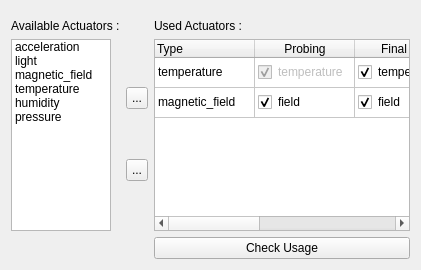
       <widget class="QWidget" name="actuatorTab">
        <attribute name="title">
         <string>Actuators</string>
        </attribute>
        <layout class="QGridLayout" name="gridLayout_6">
         <item row="0" column="0">
          <layout class="QHBoxLayout" name="horizontalLayout_4">
           <item>
            <layout class="QVBoxLayout" name="availableActuatorsLayout">
             <item>
              <widget class="QLabel" name="availableEquipmentLabel">
               <property name="sizePolicy">
                <sizepolicy hsizetype="Fixed" vsizetype="Fixed">
                 <horstretch>0</horstretch>
                 <verstretch>0</verstretch>
                </sizepolicy>
               </property>
               <property name="minimumSize">
                <size>
                 <width>0</width>
                 <height>22</height>
                </size>
               </property>
               <property name="maximumSize">
                <size>
                 <width>16777215</width>
                 <height>22</height>
                </size>
               </property>
               <property name="text">
                <string>Available Actuators :</string>
               </property>
               <property name="alignment">
                <set>Qt::AlignBottom|Qt::AlignLeading|Qt::AlignLeft</set>
               </property>
              </widget>
             </item>
             <item>
              <widget class="QListWidget" name="availableActuators">
               <property name="sizePolicy">
                <sizepolicy hsizetype="Fixed" vsizetype="Expanding">
                 <horstretch>0</horstretch>
                 <verstretch>0</verstretch>
                </sizepolicy>
               </property>
               <property name="minimumSize">
                <size>
                 <width>100</width>
                 <height>85</height>
                </size>
               </property>
               <property name="maximumSize">
                <size>
                 <width>100</width>
                 <height>16777215</height>
                </size>
               </property>
               <property name="editTriggers">
                <set>QAbstractItemView::SelectedClicked</set>
               </property>
               <property name="showDropIndicator" stdset="0">
                <bool>false</bool>
               </property>
               <property name="selectionMode">
                <enum>QAbstractItemView::ExtendedSelection</enum>
               </property>
               <item>
                <property name="text">
                 <string>acceleration</string>
                </property>
               </item>
               <item>
                <property name="text">
                 <string>light</string>
                </property>
               </item>
               <item>
                <property name="text">
                 <string>magnetic_field</string>
                </property>
               </item>
               <item>
                <property name="text">
                 <string>temperature</string>
                </property>
               </item>
               <item>
                <property name="text">
                 <string>humidity</string>
                </property>
               </item>
               <item>
                <property name="text">
                 <string>pressure</string>
                </property>
               </item>
              </widget>
             </item>
             <item>
              <widget class="QLabel" name="label_22">
               <property name="sizePolicy">
                <sizepolicy hsizetype="Fixed" vsizetype="Fixed">
                 <horstretch>0</horstretch>
                 <verstretch>0</verstretch>
                </sizepolicy>
               </property>
               <property name="minimumSize">
                <size>
                 <width>100</width>
                 <height>22</height>
                </size>
               </property>
               <property name="maximumSize">
                <size>
                 <width>100</width>
                 <height>22</height>
                </size>
               </property>
               <property name="text">
                <string/>
               </property>
              </widget>
             </item>
            </layout>
           </item>
           <item>
            <layout class="QVBoxLayout" name="actuatorButtonsLayout">
             <item>
              <widget class="QLabel" name="label_13">
               <property name="sizePolicy">
                <sizepolicy hsizetype="Fixed" vsizetype="Fixed">
                 <horstretch>0</horstretch>
                 <verstretch>0</verstretch>
                </sizepolicy>
               </property>
               <property name="minimumSize">
                <size>
                 <width>22</width>
                 <height>22</height>
                </size>
               </property>
               <property name="maximumSize">
                <size>
                 <width>22</width>
                 <height>22</height>
                </size>
               </property>
               <property name="text">
                <string/>
               </property>
              </widget>
             </item>
             <item>
              <spacer name="verticalSpacer_13">
               <property name="orientation">
                <enum>Qt::Vertical</enum>
               </property>
               <property name="sizeType">
                <enum>QSizePolicy::Minimum</enum>
               </property>
               <property name="sizeHint" stdset="0">
                <size>
                 <width>20</width>
                 <height>40</height>
                </size>
               </property>
              </spacer>
             </item>
             <item>
              <widget class="QToolButton" name="addActuator">
               <property name="minimumSize">
                <size>
                 <width>22</width>
                 <height>22</height>
                </size>
               </property>
               <property name="maximumSize">
                <size>
                 <width>22</width>
                 <height>22</height>
                </size>
               </property>
               <property name="text">
                <string>...</string>
               </property>
               <property name="checkable">
                <bool>false</bool>
               </property>
              </widget>
             </item>
             <item>
              <spacer name="verticalSpacer_14">
               <property name="orientation">
                <enum>Qt::Vertical</enum>
               </property>
               <property name="sizeType">
                <enum>QSizePolicy::Minimum</enum>
               </property>
               <property name="sizeHint" stdset="0">
                <size>
                 <width>20</width>
                 <height>40</height>
                </size>
               </property>
              </spacer>
             </item>
             <item>
              <widget class="QToolButton" name="removeActuator">
               <property name="minimumSize">
                <size>
                 <width>22</width>
                 <height>22</height>
                </size>
               </property>
               <property name="maximumSize">
                <size>
                 <width>22</width>
                 <height>22</height>
                </size>
               </property>
               <property name="text">
                <string>...</string>
               </property>
               <property name="checkable">
                <bool>false</bool>
               </property>
              </widget>
             </item>
             <item>
              <spacer name="verticalSpacer_15">
               <property name="orientation">
                <enum>Qt::Vertical</enum>
               </property>
               <property name="sizeType">
                <enum>QSizePolicy::Minimum</enum>
               </property>
               <property name="sizeHint" stdset="0">
                <size>
                 <width>20</width>
                 <height>40</height>
                </size>
               </property>
              </spacer>
             </item>
             <item>
              <widget class="QLabel" name="label_14">
               <property name="sizePolicy">
                <sizepolicy hsizetype="Fixed" vsizetype="Fixed">
                 <horstretch>0</horstretch>
                 <verstretch>0</verstretch>
                </sizepolicy>
               </property>
               <property name="minimumSize">
                <size>
                 <width>22</width>
                 <height>22</height>
                </size>
               </property>
               <property name="maximumSize">
                <size>
                 <width>22</width>
                 <height>22</height>
                </size>
               </property>
               <property name="text">
                <string/>
               </property>
              </widget>
             </item>
            </layout>
           </item>
           <item>
            <layout class="QVBoxLayout" name="usedActuatorsLayout">
             <item>
              <widget class="QLabel" name="usedEquipmentLabel">
               <property name="sizePolicy">
                <sizepolicy hsizetype="Expanding" vsizetype="Fixed">
                 <horstretch>0</horstretch>
                 <verstretch>0</verstretch>
                </sizepolicy>
               </property>
               <property name="minimumSize">
                <size>
                 <width>0</width>
                 <height>22</height>
                </size>
               </property>
               <property name="maximumSize">
                <size>
                 <width>16777215</width>
                 <height>22</height>
                </size>
               </property>
               <property name="text">
                <string>Used Actuators :</string>
               </property>
               <property name="alignment">
                <set>Qt::AlignBottom|Qt::AlignLeading|Qt::AlignLeft</set>
               </property>
              </widget>
             </item>
             <item>
              <widget class="QTableWidget" name="usedActuators">
               <attribute name="verticalHeaderVisible">
                <bool>false</bool>
               </attribute>
               <row>
                <property name="text">
                 <string>1</string>
                </property>
               </row>
               <row>
                <property name="text">
                 <string>2</string>
                </property>
               </row>
               <column>
                <property name="text">
                 <string>Type</string>
                </property>
                <property name="toolTip">
                 <string>Actuator Type</string>
                </property>
                <property name="textAlignment">
                 <set>AlignLeading|AlignVCenter</set>
                </property>
               </column>
               <column>
                <property name="text">
                 <string>Probing</string>
                </property>
                <property name="toolTip">
                 <string>in Probing</string>
                </property>
                <property name="textAlignment">
                 <set>AlignCenter</set>
                </property>
               </column>
               <column>
                <property name="text">
                 <string>Final Pre</string>
                </property>
                <property name="toolTip">
                 <string>in Final Test (Pre-Singulation)</string>
                </property>
                <property name="textAlignment">
                 <set>AlignCenter</set>
                </property>
               </column>
               <column>
                <property name="text">
                 <string>Final Post</string>
                </property>
                <property name="toolTip">
                 <string>in Final Test (Post-Singulation)</string>
                </property>
                <property name="textAlignment">
                 <set>AlignCenter</set>
                </property>
               </column>
               <column>
                <property name="text">
                 <string>QC</string>
                </property>
                <property name="toolTip">
                 <string>in Quality Check</string>
                </property>
                <property name="textAlignment">
                 <set>AlignCenter</set>
                </property>
               </column>
               <item row="0" column="0">
                <property name="text">
                 <string>temperature</string>
                </property>
               </item>
               <item row="0" column="1">
                <property name="text">
                 <string>temperature</string>
                </property>
                <property name="checkState">
                 <enum>Checked</enum>
                </property>
                <property name="flags">
                 <set>ItemIsDragEnabled|ItemIsUserCheckable</set>
                </property>
               </item>
               <item row="0" column="2">
                <property name="text">
                 <string>temperature</string>
                </property>
                <property name="checkState">
                 <enum>Checked</enum>
                </property>
                <property name="flags">
                 <set>ItemIsSelectable|ItemIsEditable|ItemIsUserCheckable|ItemIsEnabled</set>
                </property>
               </item>
               <item row="0" column="3">
                <property name="text">
                 <string>temperature</string>
                </property>
                <property name="checkState">
                 <enum>Checked</enum>
                </property>
                <property name="flags">
                 <set>ItemIsSelectable|ItemIsEditable|ItemIsUserCheckable|ItemIsEnabled</set>
                </property>
               </item>
               <item row="0" column="4">
                <property name="text">
                 <string>temperature</string>
                </property>
                <property name="checkState">
                 <enum>PartiallyChecked</enum>
                </property>
                <property name="flags">
                 <set>ItemIsSelectable|ItemIsEditable|ItemIsUserCheckable|ItemIsEnabled</set>
                </property>
               </item>
               <item row="1" column="0">
                <property name="text">
                 <string>magnetic_field</string>
                </property>
               </item>
               <item row="1" column="1">
                <property name="text">
                 <string>field</string>
                </property>
                <property name="checkState">
                 <enum>Checked</enum>
                </property>
                <property name="flags">
                 <set>ItemIsEditable|ItemIsDragEnabled|ItemIsUserCheckable|ItemIsEnabled</set>
                </property>
               </item>
               <item row="1" column="2">
                <property name="text">
                 <string>field</string>
                </property>
                <property name="checkState">
                 <enum>Checked</enum>
                </property>
                <property name="flags">
                 <set>ItemIsSelectable|ItemIsEditable|ItemIsUserCheckable|ItemIsEnabled</set>
                </property>
               </item>
               <item row="1" column="3">
                <property name="text">
                 <string>field</string>
                </property>
                <property name="checkState">
                 <enum>PartiallyChecked</enum>
                </property>
                <property name="flags">
                 <set>ItemIsSelectable|ItemIsEditable|ItemIsUserCheckable|ItemIsEnabled</set>
                </property>
               </item>
               <item row="1" column="4">
                <property name="text">
                 <string>field</string>
                </property>
                <property name="checkState">
                 <enum>PartiallyChecked</enum>
                </property>
                <property name="flags">
                 <set>ItemIsSelectable|ItemIsEditable|ItemIsUserCheckable|ItemIsEnabled</set>
                </property>
               </item>
              </widget>
             </item>
             <item>
              <widget class="QPushButton" name="checkActuators">
               <property name="sizePolicy">
                <sizepolicy hsizetype="Expanding" vsizetype="Fixed">
                 <horstretch>0</horstretch>
                 <verstretch>0</verstretch>
                </sizepolicy>
               </property>
               <property name="minimumSize">
                <size>
                 <width>0</width>
                 <height>22</height>
                </size>
               </property>
               <property name="maximumSize">
                <size>
                 <width>16777215</width>
                 <height>22</height>
                </size>
               </property>
               <property name="text">
                <string>Check Usage</string>
               </property>
              </widget>
             </item>
            </layout>
           </item>
          </layout>
         </item>
        </layout>
       </widget>
